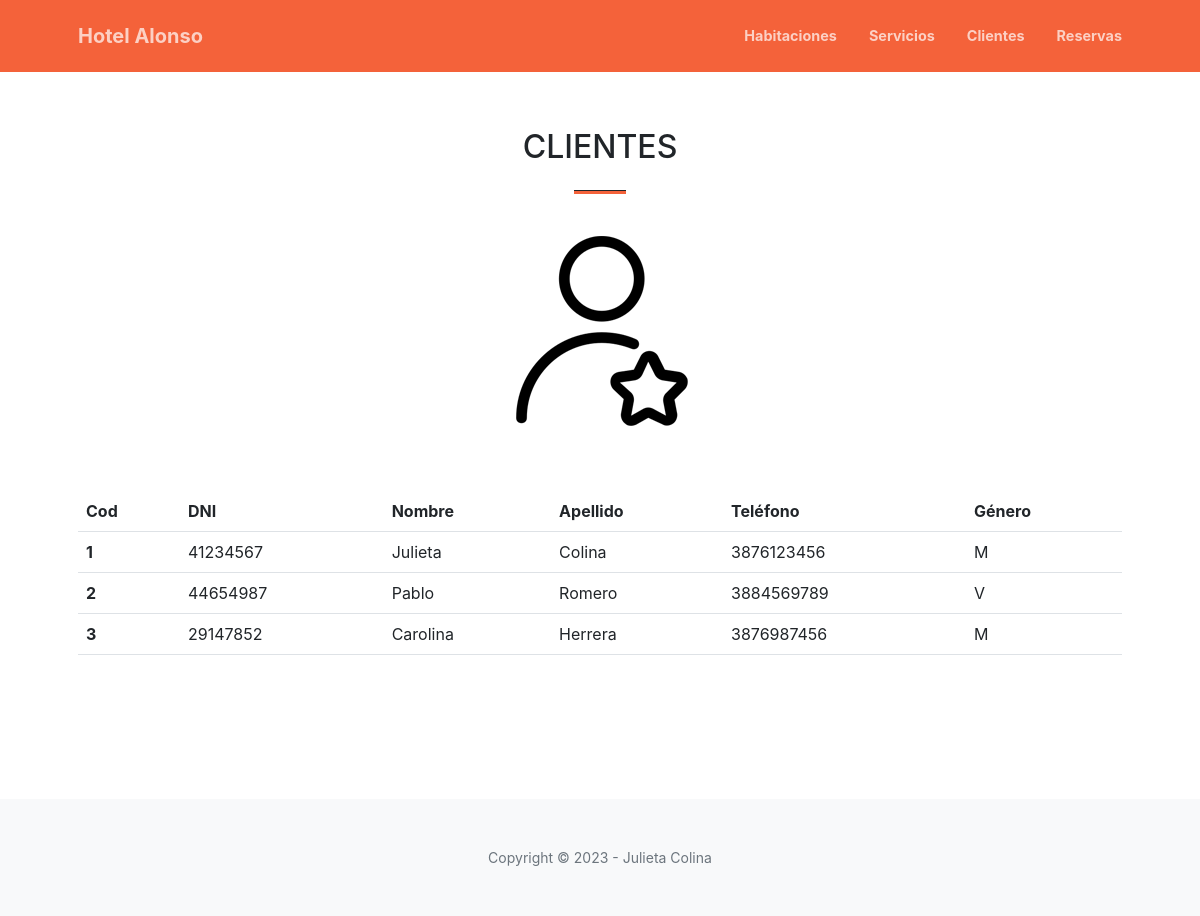
/clientes/, run on the app's committed database.
### APP1/models.py (models this page shows, shortened)
class cliente(models.Model):
    dni = models.CharField(max_length=8, null=False, verbose_name='DNI')
    nombre = models.CharField(max_length=20, null=False, verbose_name='Nombre')
    apellido = models.CharField(max_length=20, null=False, verbose_name='Apellido')
    tel = models.CharField(max_length=10, null=False, verbose_name='Teléfono')
    géneros = [('V', 'Varón'),('M', 'Mujer'),]
    género = models.CharField(max_length=1, choices=géneros)
    class Meta:
        db_table = 'cliente'
        verbose_name = 'cliente'
        verbose_name_plural = 'Clientes'

### APP1/views.py (the view)
# urls.py: path('clientes/',views.clientes,name='clientes'),
def clientes(request):
    c = cliente.objects.all()
    lista={'clientes':c}
    return render(request, 'clientes.html',lista)

### APP1/templates/clientes.html (shortened to what this page needs)
{%extends "template_padre.html"%}
{% load static %}
{%block content%}
<main>
    <section class="page-section" id="contact">
        <div class="container px-4 px-lg-5">
            <div class="row gx-4 gx-lg-5 justify-content-center">
                <div class="col-lg-8 col-xl-6 text-center">
                    <h2 class="mt-0">CLIENTES</h2>
                    <hr class="divider" />
                    <img class="img-fluid" src="{%static 'img/cliente.png'%}" alt="">
                </div>
            </div>
        </div>
        <div class="container px-4 px-lg-5">
            <table class="table">
                <thead>
                <tr>
                    <th scope="col">Cod</th>
                    <th scope="col">DNI</th>
                    <th scope="col">Nombre</th>
                    <th scope="col">Apellido</th>
                    <th scope="col">Teléfono</th>
                    <th scope="col">Género</th>
                </tr>
                </thead>
                <tbody>
                {% for c in clientes %}
                <tr>
                    <th scope="row">{{c.id}}</th>
                    <td>{{c.dni}}</td>
                    <td>{{c.nombre}}</td>
                    <td>{{c.apellido}}</td>
                    <td>{{c.tel}}</td>
                    <td>{{c.género}}</td>
                </tr>
                {% endfor %}
                </tbody>
            </table>
        </div>
    </section>
</main>
{%endblock%}

### data on the page
cliente: id "1", dni "41234567", nombre "Julieta", apellido "Colina", tel "3876123456", género "M"
cliente: id "2", dni "44654987", nombre "Pablo", apellido "Romero", tel "3884569789", género "V"
cliente: id "3", dni "29147852", nombre "Carolina", apellido "Herrera", tel "3876987456", género "M"
